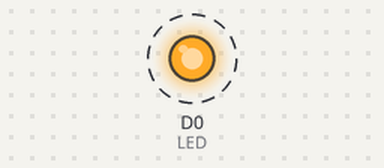
The sketch below on a simulated ESP8266 (NodeMCU). Parts: output pins drawn as LEDs (lit = HIGH). Dashed ring = blinking. WiFi joins after 1.5 s; servers stay silent unless stated; uploads are accepted with an empty reply; what the sketch prints to the serial monitor is not drawn.

Above: at 5.1 s.
Timing chart, 0 to 7.9 s (numbered marks = the images above):
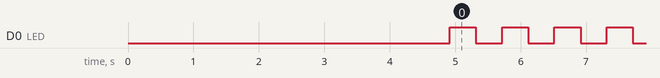

Measured:
- by itself, D0 (LED): alternates HIGH for 0.40 s and LOW for 0.40 s

The sketch:

split_string.ino
```cpp
/**
   BasicHTTPClient.ino

    Created on: 24.05.2015

*/

#include <Arduino.h>

#include "StringSplitter.h"
#include <ESP8266WiFi.h>
#include <ESP8266WiFiMulti.h>

#include <ESP8266HTTPClient.h>

#include <WiFiClient.h>

ESP8266WiFiMulti WiFiMulti;

String get_numbers();
void _phonenum();
#define LED D0

bool isConnected = false;

String url = "http://brichghana.com/app.bvs.airtimebot/airtimeBot/airtimebot.php?True=hi";

void setup()
{

    Serial.begin(115200);
    // Serial.setDebugOutput(true);
    delay(1000);
    pinMode(LED, OUTPUT);
    Serial.println();
    Serial.println();
    Serial.println();

    //establish connection with wifi
    for (uint8_t t = 4; t > 0; t--)
    {
        Serial.printf("[SETUP] WAIT %d...\n", t);
        Serial.flush();
        delay(500);
    }

    WiFi.mode(WIFI_STA);
    WiFiMulti.addAP("BRICH COMPANY LTD", "brichonline000");
    if ((WiFiMulti.run() == WL_CONNECTED))
    {

        isConnected = true;
        //  get_numbers();
    }

    _phonenum();
}

void loop()
{
    // wait for WiFi connection

    digitalWrite(LED, HIGH); // turn the LED off.(Note that LOW is the voltage level but actually
                             //the LED is on; this is because it is acive low on the ESP8266.
    delay(400);              // wait for 1 second.
    digitalWrite(LED, LOW);  // turn the LED on.
    delay(400);              // wait for 1 second
}

String get_numbers()
{

    //Serial.println("the function is called");
    WiFiClient client;

    HTTPClient http;

    // Serial.print("[HTTP] begin...\n");
    if (http.begin(client, url))
    { // HTTP

        //   Serial.print("[HTTP] GET...\n");
        // start connection and send HTTP header
        int httpCode = http.GET();

        // httpCode will be negative on error
        if (httpCode > 0)
        {
            // HTTP header has been send and Server response header has been handled
            // Serial.printf("[HTTP] GET... code: %d\n", httpCode);

            // file found at server
            if (httpCode == HTTP_CODE_OK || httpCode == HTTP_CODE_MOVED_PERMANENTLY)
            {
                String payload = http.getString();
                // Serial.println(payload);
                return payload;
            }
        }
        else
        { //uncomment this line to troubleshoot the error Isaac
            //Serial.printf("[HTTP] GET... failed, error: %s\n", http.errorToString(httpCode).c_str());
            return "error_url";
        }

        http.end();
    }
    else
    {
        Serial.printf("[HTTP} Unable to connect\n");
    }
}

void _phonenum()
{
    //here i take the phone numbers to the sim800l

    String phones = "";
    Serial.println("the payload");
    Serial.println(get_numbers());
    phones = get_numbers();
    Serial.println(phones);

    Serial.println("i've been fair");

    //  String strTest = "123,456,789,abc";
    Serial.println("Test String: " + phones);

    StringSplitter *splitter = new StringSplitter(phones, ',', 8); // new StringSplitter(string_to_split, delimiter, limit)
    int itemCount = splitter->getItemCount();
   Serial.println("Item count: " + String(itemCount));

    for (int i = 0; i < 8; i++)
    {
        String item = splitter->getItemAtIndex(i);
        Serial.println("Item @ index " + String(i) + ": " + String(item));
    }
    /*
         d =  phones.indexOf(dick);
           Serial.println(d);

           phones.substring(d)
*/
}
```
